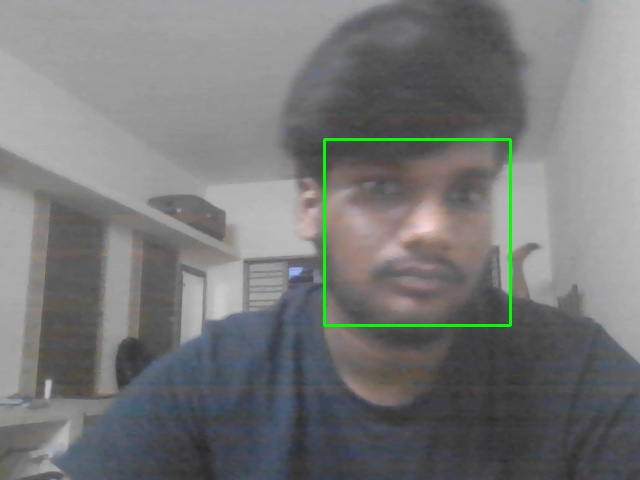
#> input picture dataset/99220041864_Mannem_Ganesh/face_1.jpg, 640 x 480 px; its folder holds only this picture in this run
$ python train.py
#> lines starting #> are read from the running program, lines starting #| are printed output that depends on the picture
import cv2
import os
import numpy as np
from PIL import Image

# Paths
dataset_path = 'dataset'
trainer_path = 'trainer'
model_file = os.path.join(trainer_path, 'trainer.yml')

# Create folder for model if not exist
os.makedirs(trainer_path, exist_ok=True)

# LBPH Recognizer
recognizer = cv2.face.LBPHFaceRecognizer_create()
face_cascade = cv2.CascadeClassifier(cv2.data.haarcascades + 'haarcascade_frontalface_default.xml')

# Prepare training data
def get_images_and_labels(dataset_path):
#> called with dataset_path = 'dataset'
    face_samples = []
    ids = []

    for folder_name in os.listdir(dataset_path):
        student_folder = os.path.join(dataset_path, folder_name)

        # Extract numeric ID from folder name (format: 101_Arun)
        student_id = int(folder_name.split('_')[0])

        for image_file in os.listdir(student_folder):
            image_path = os.path.join(student_folder, image_file)
            pil_img = Image.open(image_path).convert('L')  # Grayscale
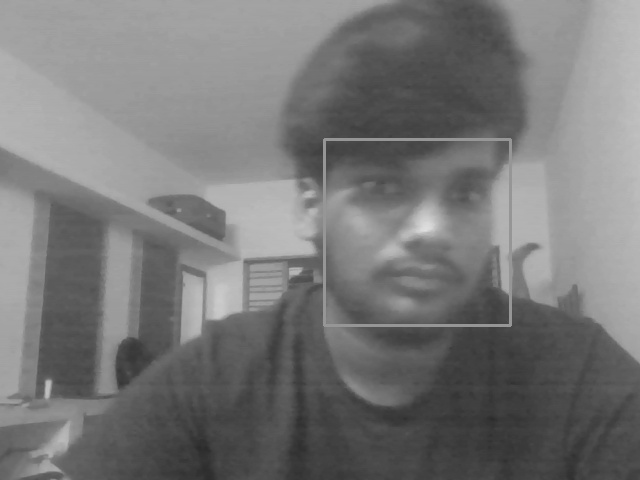
#> pil_img: PIL image 640x480 L; min 42, max 224, mean 119.6
            img_numpy = np.array(pil_img, 'uint8')

            faces = face_cascade.detectMultiScale(img_numpy)
#> faces = [[327, 120, 207, 207]]

            for (x, y, w, h) in faces:
                face_samples.append(img_numpy[y:y+h, x:x+w])
                ids.append(student_id)
#> this loop made 1 pass
#> after the loop, face_samples = 1 item; ids = [99220041864]
#> pass 2 of the loop in get_images_and_labels, `for folder_name in os.listdir(dataset_path):`:
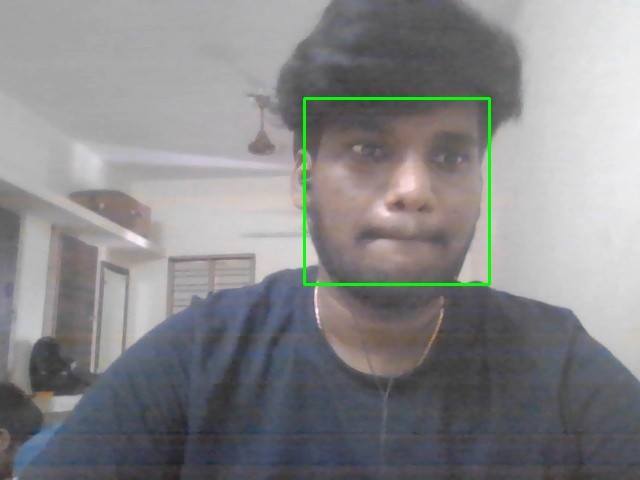
#> input picture dataset/99220041997_23/face.jpg, 640 x 480 px
#> in get_images_and_labels, `pil_img = Image.open(image_path).convert('L')`:
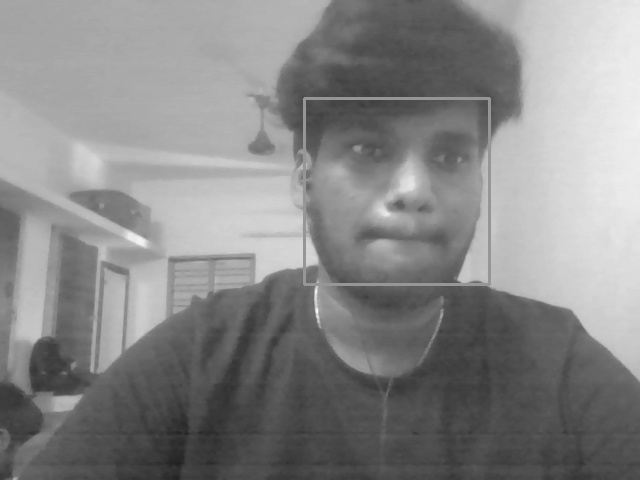
#> pil_img: PIL image 640x480 L; min 33, max 247, mean 135.4
#> in get_images_and_labels, `faces = face_cascade.detectMultiScale(img_numpy)`: faces = [[303, 74, 219, 219]]
#> the loop in get_images_and_labels, `for (x, y, w, h) in faces:` made 1 pass
#> after the loop in get_images_and_labels, `for (x, y, w, h) in faces:`: face_samples = 2 items; ids = [99220041864, 99220041997]

    return face_samples, ids

print("[INFO] Training faces... Please wait.")
faces, ids = get_images_and_labels(dataset_path)
#> faces = 2 items; ids = [99220041864, 99220041997]

recognizer.train(faces, np.array(ids))
recognizer.save(model_file)

print("Training images:", len(faces))
#| Training images: 2
print("Unique IDs:", len(set(ids)))
#| Unique IDs: 2
print(f"[INFO] {len(np.unique(ids))} students trained. Model saved to {model_file}")
#| [INFO] 2 students trained. Model saved to trainer/trainer.yml
print("[INFO] Training complete.")
